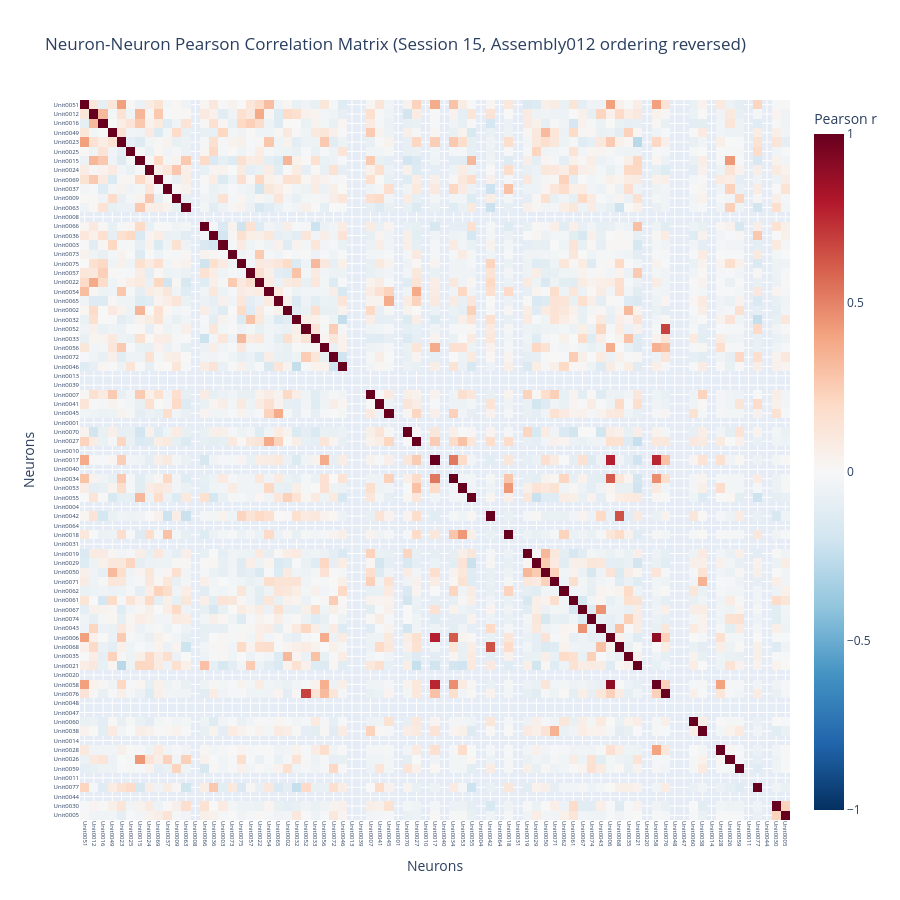

Notebook source saved alongside this figure:
### Code cell
s = 15
neuron_data_s15 = fr_track.xs(s, level=2)[fr_track.xs(s, level=2)['trial_id'] == 23]
unit_cols = [col for col in neuron_data_s15.columns if isinstance(col, str) and col.startswith('Unit')]
neuron_data_s15 = neuron_data_s15[unit_cols]

corr_matrix = neuron_data_s15.corr()

reversed_order = neurons_ordered[::-1]
unit_order = [f'Unit{i+1:04d}' for i in reversed_order if f'Unit{i+1:04d}' in corr_matrix.columns]

corr_matrix_ordered = corr_matrix.loc[unit_order, unit_order]

fig = px.imshow(
    corr_matrix_ordered,
    aspect='auto',
    color_continuous_scale='RdBu_r',
    zmin=-1,
    zmax=1,
    labels=dict(x="Neurons", y="Neurons", color="Pearson r"),
    title=f"Neuron-Neuron Pearson Correlation Matrix (Session {s}, Assembly012 ordering reversed)"
)

fig.update_xaxes(tickangle=90, tickfont=dict(size=6))
fig.update_yaxes(tickfont=dict(size=6))
fig.update_layout(width=900, height=900)

fig.show()

### Figure 1 — Plotly figure (JSON) as saved in the notebook; plotly's stock layout.template omitted (floating-point values rounded to 4 significant figures; data arrays with more than 128 entries replaced by an {"elided": "..."} marker saying what was removed)
{"data": [{"coloraxis": "coloraxis", "hovertemplate": "Neurons: %{x}<br>Neurons: %{y}<br>Pearson r: %{z}<extra></extra>", "name": "0", "type": "heatmap", "x": ["Unit0051", "Unit0012", "Unit0016", "Unit0049", "Unit0023", "Unit0025", "Unit0015", "Unit0024", "Unit0069", "Unit0037", "Unit0009", "Unit0063", "Unit0008", "Unit0066", "Unit0036", "Unit0003", "Unit0073", "Unit0075", "Unit0057", "Unit0022", "Unit0054", "Unit0065", "Unit0002", "Unit0032", "Unit0052", "Unit0033", "Unit0056", "Unit0072", "Unit0046", "Unit0013", "Unit0039", "Unit0007", "Unit0041", "Unit0045", "Unit0001", "Unit0070", "Unit0027", "Unit0010", "Unit0017", "Unit0040", "Unit0034", "Unit0053", "Unit0055", "Unit0004", "Unit0042", "Unit0064", "Unit0018", "Unit0031", "Unit0019", "Unit0029", "Unit0050", "Unit0071", "Unit0062", "Unit0061", "Unit0067", "Unit0074", "Unit0043", "Unit0006", "Unit0068", "Unit0035", "Unit0021", "Unit0020", "Unit0058", "Unit0076", "Unit0048", "Unit0047", "Unit0060", "Unit0038", "Unit0014", "Unit0028", "Unit0026", "Unit0059", "Unit0011", "Unit0077", "Unit0044", "Unit0030", "Unit0005"], "xaxis": "x", "y": ["Unit0051", "Unit0012", "Unit0016", "Unit0049", "Unit0023", "Unit0025", "Unit0015", "Unit0024", "Unit0069", "Unit0037", "Unit0009", "Unit0063", "Unit0008", "Unit0066", "Unit0036", "Unit0003", "Unit0073", "Unit0075", "Unit0057", "Unit0022", "Unit0054", "Unit0065", "Unit0002", "Unit0032", "Unit0052", "Unit0033", "Unit0056", "Unit0072", "Unit0046", "Unit0013", "Unit0039", "Unit0007", "Unit0041", "Unit0045", "Unit0001", "Unit0070", "Unit0027", "Unit0010", "Unit0017", "Unit0040", "Unit0034", "Unit0053", "Unit0055", "Unit0004", "Unit0042", "Unit0064", "Unit0018", "Unit0031", "Unit0019", "Unit0029", "Unit0050", "Unit0071", "Unit0062", "Unit0061", "Unit0067", "Unit0074", "Unit0043", "Unit0006", "Unit0068", "Unit0035", "Unit0021", "Unit0020", "Unit0058", "Unit0076", "Unit0048", "Unit0047", "Unit0060", "Unit0038", "Unit0014", "Unit0028", "Unit0026", "Unit0059", "Unit0011", "Unit0077", "Unit0044", "Unit0030", "Unit0005"], "yaxis": "y", "z": {"elided": "77x77 float values"}}], "layout": {"coloraxis": {"cmax": 1, "cmin": -1, "colorbar": {"title": {"text": "Pearson r"}}, "colorscale": [[0, "rgb(5,48,97)"], [0.1, "rgb(33,102,172)"], [0.2, "rgb(67,147,195)"], [0.3, "rgb(146,197,222)"], [0.4, "rgb(209,229,240)"], [0.5, "rgb(247,247,247)"], [0.6, "rgb(253,219,199)"], [0.7, "rgb(244,165,130)"], [0.8, "rgb(214,96,77)"], [0.9, "rgb(178,24,43)"], [1, "rgb(103,0,31)"]]}, "height": 900, "title": {"text": "Neuron-Neuron Pearson Correlation Matrix (Session 15, Assembly012 ordering reversed)"}, "width": 900, "xaxis": {"anchor": "y", "domain": [0, 1], "tickangle": 90, "tickfont": {"size": 6}, "title": {"text": "Neurons"}}, "yaxis": {"anchor": "x", "autorange": "reversed", "domain": [0, 1], "tickfont": {"size": 6}, "title": {"text": "Neurons"}}}}
